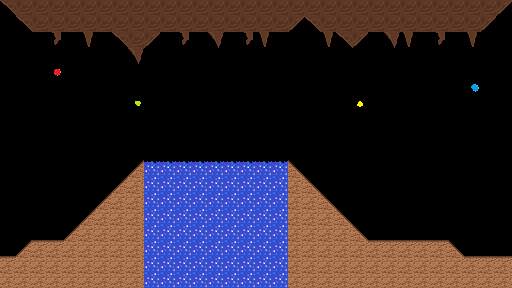

A level layout from a 2D game, rendered from its tile map. Below: a short description, then the map file with tile-grid data replaced by summaries:
An orthogonal 32x18 tile map with 16x16 px tiles, 1 tile layer (Front), 1 hidden layer not drawn.

<map version="1.0" orientation="orthogonal" width="32" height="18" tilewidth="16" tileheight="16">
 <tileset firstgid="1" name="CaveSet" tilewidth="16" tileheight="16">
  <image source="TileSetA.png" width="96" height="80" />
  <tile id="0">
   <properties>
    <property name="blocked" value="" />
   </properties>
  </tile>
  <tile id="3">
   <properties>
    <property name="diagonalRight" value="" />
   </properties>
  </tile>
  <tile id="4">
   <properties>
    <property name="diagonalLeft" value="" />
   </properties>
  </tile>
  <tile id="6">
   <properties>
    <property name="water" value="" />
   </properties>
  </tile>
  <tile id="8">
   <properties>
    <property name="blocked" value="" />
   </properties>
  </tile>
  <tile id="11">
   <properties>
    <property name="waterLight" value="" />
   </properties>
  </tile>
  <tile id="19">
   <properties>
    <property name="lightYellow" value="" />
   </properties>
  </tile>
  <tile id="20">
   <properties>
    <property name="lightGreen" value="" />
   </properties>
  </tile>
  <tile id="21">
   <properties>
    <property name="lightBlue" value="" />
   </properties>
  </tile>
  <tile id="22">
   <properties>
    <property name="lightRed" value="" />
   </properties>
  </tile>
 </tileset>
 <layer name="Back" width="32" height="18" visible="0">
  <data>[576 cells, 0 non-empty, 0 distinct tile ids]</data>
 </layer>
 <layer name="Front" width="32" height="18">
  <data>[576 cells, 250 non-empty, 16 distinct tile ids]</data>
 </layer>
</map>
